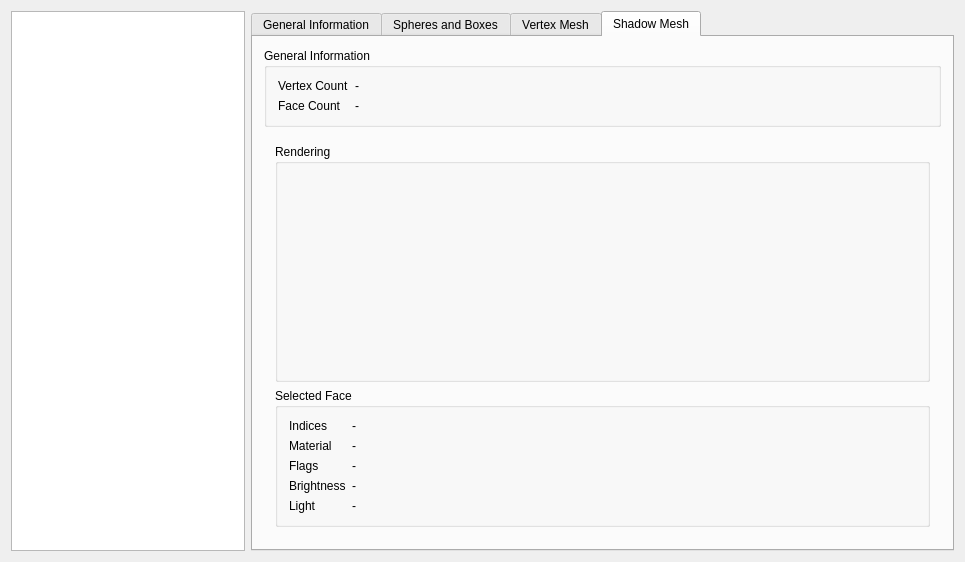
<?xml version="1.0" encoding="UTF-8"?>
<ui version="4.0">
 <class>COLWidget</class>
 <widget class="QWidget" name="COLWidget">
  <property name="geometry">
   <rect>
    <x>0</x>
    <y>0</y>
    <width>965</width>
    <height>562</height>
   </rect>
  </property>
  <property name="windowTitle">
   <string notr="true"/>
  </property>
  <layout class="QHBoxLayout" name="horizontalLayout">
   <item>
    <widget class="QListWidget" name="modelList">
     <property name="sizePolicy">
      <sizepolicy hsizetype="Expanding" vsizetype="Expanding">
       <horstretch>1</horstretch>
       <verstretch>0</verstretch>
      </sizepolicy>
     </property>
    </widget>
   </item>
   <item>
    <widget class="QTabWidget" name="tabber">
     <property name="enabled">
      <bool>true</bool>
     </property>
     <property name="sizePolicy">
      <sizepolicy hsizetype="Expanding" vsizetype="Expanding">
       <horstretch>3</horstretch>
       <verstretch>0</verstretch>
      </sizepolicy>
     </property>
     <property name="currentIndex">
      <number>3</number>
     </property>
     <widget class="QWidget" name="generalInfoTab">
      <property name="enabled">
       <bool>true</bool>
      </property>
      <attribute name="title">
       <string>General Information</string>
      </attribute>
      <layout class="QFormLayout" name="formLayout">
       <property name="fieldGrowthPolicy">
        <enum>QFormLayout::ExpandingFieldsGrow</enum>
       </property>
       <item row="0" column="0">
        <widget class="QLabel" name="label">
         <property name="text">
          <string>Bounding Box</string>
         </property>
        </widget>
       </item>
       <item row="0" column="1">
        <widget class="QLabel" name="boundingBoxLabel">
         <property name="text">
          <string notr="true">-</string>
         </property>
        </widget>
       </item>
       <item row="1" column="0">
        <widget class="QLabel" name="label_3">
         <property name="text">
          <string>Bounding Sphere</string>
         </property>
        </widget>
       </item>
       <item row="1" column="1">
        <widget class="QLabel" name="boundingSphereLabel">
         <property name="text">
          <string notr="true">-</string>
         </property>
        </widget>
       </item>
       <item row="2" column="0">
        <widget class="QLabel" name="label_5">
         <property name="text">
          <string>Sphere Count</string>
         </property>
        </widget>
       </item>
       <item row="2" column="1">
        <widget class="QLabel" name="sphereCountLabel">
         <property name="text">
          <string notr="true">-</string>
         </property>
        </widget>
       </item>
       <item row="3" column="0">
        <widget class="QLabel" name="label_7">
         <property name="text">
          <string>Box Count</string>
         </property>
        </widget>
       </item>
       <item row="3" column="1">
        <widget class="QLabel" name="boxCountLabel">
         <property name="text">
          <string notr="true">-</string>
         </property>
        </widget>
       </item>
       <item row="4" column="0">
        <widget class="QLabel" name="label_9">
         <property name="text">
          <string>Face Count</string>
         </property>
        </widget>
       </item>
       <item row="4" column="1">
        <widget class="QLabel" name="faceCountLabel">
         <property name="text">
          <string notr="true">-</string>
         </property>
        </widget>
       </item>
       <item row="5" column="0">
        <widget class="QLabel" name="label_11">
         <property name="text">
          <string>Vertex Count</string>
         </property>
        </widget>
       </item>
       <item row="5" column="1">
        <widget class="QLabel" name="vertexCountLabel">
         <property name="text">
          <string notr="true">-</string>
         </property>
        </widget>
       </item>
       <item row="6" column="0">
        <widget class="QLabel" name="label_13">
         <property name="text">
          <string>Face Group Count</string>
         </property>
        </widget>
       </item>
       <item row="6" column="1">
        <widget class="QLabel" name="faceGroupCountLabel">
         <property name="text">
          <string notr="true">-</string>
         </property>
        </widget>
       </item>
       <item row="7" column="0">
        <widget class="QLabel" name="label_15">
         <property name="text">
          <string>Shadow Mesh</string>
         </property>
        </widget>
       </item>
       <item row="7" column="1">
        <widget class="QLabel" name="shadowMeshLabel">
         <property name="text">
          <string notr="true">-</string>
         </property>
        </widget>
       </item>
      </layout>
     </widget>
     <widget class="QWidget" name="sphereBoxTab">
      <attribute name="title">
       <string>Spheres and Boxes</string>
      </attribute>
      <layout class="QHBoxLayout" name="horizontalLayout_5">
       <item>
        <widget class="QListWidget" name="meshList">
         <property name="sizePolicy">
          <sizepolicy hsizetype="Expanding" vsizetype="Expanding">
           <horstretch>1</horstretch>
           <verstretch>0</verstretch>
          </sizepolicy>
         </property>
        </widget>
       </item>
       <item>
        <widget class="QWidget" name="widget_10" native="true">
         <property name="sizePolicy">
          <sizepolicy hsizetype="Preferred" vsizetype="Preferred">
           <horstretch>3</horstretch>
           <verstretch>0</verstretch>
          </sizepolicy>
         </property>
         <layout class="QVBoxLayout" name="verticalLayout_7">
          <item>
           <widget class="QGroupBox" name="groupBox">
            <property name="title">
             <string>General Information</string>
            </property>
            <layout class="QVBoxLayout" name="verticalLayout">
             <item>
              <widget class="QStackedWidget" name="sphereBoxStackWidget">
               <property name="sizePolicy">
                <sizepolicy hsizetype="Preferred" vsizetype="Preferred">
                 <horstretch>0</horstretch>
                 <verstretch>0</verstretch>
                </sizepolicy>
               </property>
               <property name="currentIndex">
                <number>0</number>
               </property>
               <widget class="QWidget" name="sphereWidget">
                <layout class="QFormLayout" name="formLayout_7">
                 <item row="0" column="0">
                  <widget class="QLabel" name="label_18">
                   <property name="text">
                    <string>Center</string>
                   </property>
                  </widget>
                 </item>
                 <item row="0" column="1">
                  <widget class="QLabel" name="sphereCenterLabel">
                   <property name="text">
                    <string notr="true">-</string>
                   </property>
                  </widget>
                 </item>
                 <item row="1" column="0">
                  <widget class="QLabel" name="label_20">
                   <property name="text">
                    <string>Radius</string>
                   </property>
                  </widget>
                 </item>
                 <item row="1" column="1">
                  <widget class="QLabel" name="sphereRadiusLabel">
                   <property name="text">
                    <string notr="true">-</string>
                   </property>
                  </widget>
                 </item>
                 <item row="2" column="0">
                  <widget class="QLabel" name="label_22">
                   <property name="text">
                    <string>Material</string>
                   </property>
                  </widget>
                 </item>
                 <item row="2" column="1">
                  <widget class="QLabel" name="sphereMaterialLabel">
                   <property name="text">
                    <string notr="true">-</string>
                   </property>
                  </widget>
                 </item>
                 <item row="3" column="0">
                  <widget class="QLabel" name="label_24">
                   <property name="text">
                    <string>Flags</string>
                   </property>
                  </widget>
                 </item>
                 <item row="3" column="1">
                  <widget class="QLabel" name="sphereFlagsLabel">
                   <property name="text">
                    <string notr="true">-</string>
                   </property>
                  </widget>
                 </item>
                 <item row="4" column="0">
                  <widget class="QLabel" name="label_26">
                   <property name="text">
                    <string>Brightness</string>
                   </property>
                  </widget>
                 </item>
                 <item row="4" column="1">
                  <widget class="QLabel" name="sphereBrightnessLabel">
                   <property name="text">
                    <string notr="true">-</string>
                   </property>
                  </widget>
                 </item>
                 <item row="5" column="0">
                  <widget class="QLabel" name="label_28">
                   <property name="text">
                    <string>Light</string>
                   </property>
                  </widget>
                 </item>
                 <item row="5" column="1">
                  <widget class="QLabel" name="sphereLightLabel">
                   <property name="text">
                    <string notr="true">-</string>
                   </property>
                  </widget>
                 </item>
                </layout>
               </widget>
               <widget class="QWidget" name="boxWidget">
                <layout class="QFormLayout" name="formLayout_8">
                 <item row="0" column="0">
                  <widget class="QLabel" name="label_30">
                   <property name="text">
                    <string>Minimum</string>
                   </property>
                  </widget>
                 </item>
                 <item row="0" column="1">
                  <widget class="QLabel" name="boxMinLabel">
                   <property name="text">
                    <string notr="true">-</string>
                   </property>
                  </widget>
                 </item>
                 <item row="1" column="0">
                  <widget class="QLabel" name="label_32">
                   <property name="text">
                    <string>Maximum</string>
                   </property>
                  </widget>
                 </item>
                 <item row="1" column="1">
                  <widget class="QLabel" name="boxMaxLabel">
                   <property name="text">
                    <string notr="true">-</string>
                   </property>
                  </widget>
                 </item>
                 <item row="2" column="0">
                  <widget class="QLabel" name="label_34">
                   <property name="text">
                    <string>Material</string>
                   </property>
                  </widget>
                 </item>
                 <item row="2" column="1">
                  <widget class="QLabel" name="boxMaterialLabel">
                   <property name="text">
                    <string notr="true">-</string>
                   </property>
                  </widget>
                 </item>
                 <item row="3" column="0">
                  <widget class="QLabel" name="label_36">
                   <property name="text">
                    <string>Flags</string>
                   </property>
                  </widget>
                 </item>
                 <item row="3" column="1">
                  <widget class="QLabel" name="boxFlagsLabel">
                   <property name="text">
                    <string notr="true">-</string>
                   </property>
                  </widget>
                 </item>
                 <item row="4" column="0">
                  <widget class="QLabel" name="label_38">
                   <property name="text">
                    <string>Brightness</string>
                   </property>
                  </widget>
                 </item>
                 <item row="4" column="1">
                  <widget class="QLabel" name="boxBrightnessLabel">
                   <property name="text">
                    <string notr="true">-</string>
                   </property>
                  </widget>
                 </item>
                 <item row="5" column="0">
                  <widget class="QLabel" name="label_40">
                   <property name="text">
                    <string>Light</string>
                   </property>
                  </widget>
                 </item>
                 <item row="5" column="1">
                  <widget class="QLabel" name="boxLightLabel">
                   <property name="text">
                    <string notr="true">-</string>
                   </property>
                  </widget>
                 </item>
                </layout>
               </widget>
              </widget>
             </item>
            </layout>
           </widget>
          </item>
          <item>
           <widget class="QGroupBox" name="sphereBoxRenderWidgetContainer">
            <property name="sizePolicy">
             <sizepolicy hsizetype="Preferred" vsizetype="Preferred">
              <horstretch>0</horstretch>
              <verstretch>1</verstretch>
             </sizepolicy>
            </property>
            <property name="title">
             <string>Rendering</string>
            </property>
            <layout class="QHBoxLayout" name="horizontalLayout_2"/>
           </widget>
          </item>
         </layout>
        </widget>
       </item>
      </layout>
     </widget>
     <widget class="QWidget" name="vmeshTab">
      <attribute name="title">
       <string>Vertex Mesh</string>
      </attribute>
      <layout class="QHBoxLayout" name="horizontalLayout_4">
       <item>
        <widget class="QWidget" name="widget_6" native="true">
         <property name="sizePolicy">
          <sizepolicy hsizetype="Preferred" vsizetype="Preferred">
           <horstretch>1</horstretch>
           <verstretch>0</verstretch>
          </sizepolicy>
         </property>
         <layout class="QVBoxLayout" name="verticalLayout_3">
          <item>
           <widget class="QCheckBox" name="faceGroupBox">
            <property name="text">
             <string>Face Groups</string>
            </property>
            <property name="tristate">
             <bool>false</bool>
            </property>
           </widget>
          </item>
          <item>
           <widget class="QListWidget" name="faceGroupList">
            <property name="enabled">
             <bool>false</bool>
            </property>
            <property name="sizePolicy">
             <sizepolicy hsizetype="Expanding" vsizetype="Expanding">
              <horstretch>1</horstretch>
              <verstretch>0</verstretch>
             </sizepolicy>
            </property>
            <property name="selectionMode">
             <enum>QAbstractItemView::MultiSelection</enum>
            </property>
           </widget>
          </item>
         </layout>
        </widget>
       </item>
       <item>
        <widget class="QWidget" name="widget_5" native="true">
         <property name="sizePolicy">
          <sizepolicy hsizetype="Preferred" vsizetype="Preferred">
           <horstretch>3</horstretch>
           <verstretch>0</verstretch>
          </sizepolicy>
         </property>
         <layout class="QVBoxLayout" name="verticalLayout_4">
          <item>
           <widget class="QGroupBox" name="vertexMeshRenderWidgetContainer">
            <property name="sizePolicy">
             <sizepolicy hsizetype="Preferred" vsizetype="Preferred">
              <horstretch>0</horstretch>
              <verstretch>1</verstretch>
             </sizepolicy>
            </property>
            <property name="title">
             <string>Rendering</string>
            </property>
            <layout class="QHBoxLayout" name="horizontalLayout_6"/>
           </widget>
          </item>
          <item>
           <widget class="QGroupBox" name="groupBox_8">
            <property name="title">
             <string>Selected Face</string>
            </property>
            <layout class="QFormLayout" name="formLayout_4">
             <item row="0" column="0">
              <widget class="QLabel" name="label_41">
               <property name="text">
                <string>Indices</string>
               </property>
              </widget>
             </item>
             <item row="0" column="1">
              <widget class="QLabel" name="vmeshFaceIndicesLabel">
               <property name="text">
                <string notr="true">-</string>
               </property>
              </widget>
             </item>
             <item row="1" column="0">
              <widget class="QLabel" name="label_43">
               <property name="text">
                <string>Material</string>
               </property>
              </widget>
             </item>
             <item row="1" column="1">
              <widget class="QLabel" name="vmeshFaceMaterialLabel">
               <property name="text">
                <string notr="true">-</string>
               </property>
              </widget>
             </item>
             <item row="2" column="0">
              <widget class="QLabel" name="label_48">
               <property name="text">
                <string>Flags</string>
               </property>
              </widget>
             </item>
             <item row="2" column="1">
              <widget class="QLabel" name="vmeshFaceFlagsLabel">
               <property name="text">
                <string notr="true">-</string>
               </property>
              </widget>
             </item>
             <item row="3" column="0">
              <widget class="QLabel" name="label_45">
               <property name="text">
                <string>Brightness</string>
               </property>
              </widget>
             </item>
             <item row="3" column="1">
              <widget class="QLabel" name="vmeshFaceBrightnessLabel">
               <property name="text">
                <string notr="true">-</string>
               </property>
              </widget>
             </item>
             <item row="4" column="0">
              <widget class="QLabel" name="label_44">
               <property name="text">
                <string>Light</string>
               </property>
              </widget>
             </item>
             <item row="4" column="1">
              <widget class="QLabel" name="vmeshFaceLightLabel">
               <property name="text">
                <string notr="true">-</string>
               </property>
              </widget>
             </item>
            </layout>
           </widget>
          </item>
         </layout>
        </widget>
       </item>
      </layout>
     </widget>
     <widget class="QWidget" name="shadowMeshTab">
      <property name="enabled">
       <bool>true</bool>
      </property>
      <attribute name="title">
       <string>Shadow Mesh</string>
      </attribute>
      <layout class="QVBoxLayout" name="verticalLayout_5">
       <item>
        <widget class="QGroupBox" name="groupBox_7">
         <property name="title">
          <string>General Information</string>
         </property>
         <layout class="QFormLayout" name="formLayout_5">
          <item row="0" column="0">
           <widget class="QLabel" name="label_51">
            <property name="text">
             <string>Vertex Count</string>
            </property>
           </widget>
          </item>
          <item row="0" column="1">
           <widget class="QLabel" name="smeshVertexCountLabel">
            <property name="text">
             <string notr="true">-</string>
            </property>
           </widget>
          </item>
          <item row="1" column="0">
           <widget class="QLabel" name="label_53">
            <property name="text">
             <string>Face Count</string>
            </property>
           </widget>
          </item>
          <item row="1" column="1">
           <widget class="QLabel" name="smeshFaceCountLabel">
            <property name="text">
             <string notr="true">-</string>
            </property>
           </widget>
          </item>
         </layout>
        </widget>
       </item>
       <item>
        <widget class="QWidget" name="widget_9" native="true">
         <property name="sizePolicy">
          <sizepolicy hsizetype="Preferred" vsizetype="Preferred">
           <horstretch>0</horstretch>
           <verstretch>1</verstretch>
          </sizepolicy>
         </property>
         <layout class="QVBoxLayout" name="verticalLayout_6">
          <item>
           <widget class="QGroupBox" name="shadowMeshRenderWidgetContainer">
            <property name="sizePolicy">
             <sizepolicy hsizetype="Preferred" vsizetype="Preferred">
              <horstretch>0</horstretch>
              <verstretch>1</verstretch>
             </sizepolicy>
            </property>
            <property name="title">
             <string>Rendering</string>
            </property>
            <layout class="QHBoxLayout" name="horizontalLayout_3"/>
           </widget>
          </item>
          <item>
           <widget class="QGroupBox" name="groupBox_11">
            <property name="title">
             <string>Selected Face</string>
            </property>
            <layout class="QFormLayout" name="formLayout_6">
             <item row="0" column="0">
              <widget class="QLabel" name="label_55">
               <property name="text">
                <string>Indices</string>
               </property>
              </widget>
             </item>
             <item row="0" column="1">
              <widget class="QLabel" name="smeshFaceIndicesLabel">
               <property name="text">
                <string notr="true">-</string>
               </property>
              </widget>
             </item>
             <item row="1" column="0">
              <widget class="QLabel" name="label_57">
               <property name="text">
                <string>Material</string>
               </property>
              </widget>
             </item>
             <item row="1" column="1">
              <widget class="QLabel" name="smeshFaceMaterialLabel">
               <property name="text">
                <string notr="true">-</string>
               </property>
              </widget>
             </item>
             <item row="2" column="0">
              <widget class="QLabel" name="label_59">
               <property name="text">
                <string>Flags</string>
               </property>
              </widget>
             </item>
             <item row="2" column="1">
              <widget class="QLabel" name="smeshFaceFlagsLabel">
               <property name="text">
                <string notr="true">-</string>
               </property>
              </widget>
             </item>
             <item row="3" column="0">
              <widget class="QLabel" name="label_61">
               <property name="text">
                <string>Brightness</string>
               </property>
              </widget>
             </item>
             <item row="3" column="1">
              <widget class="QLabel" name="smeshFaceBrightnessLabel">
               <property name="text">
                <string notr="true">-</string>
               </property>
              </widget>
             </item>
             <item row="4" column="0">
              <widget class="QLabel" name="label_63">
               <property name="text">
                <string>Light</string>
               </property>
              </widget>
             </item>
             <item row="4" column="1">
              <widget class="QLabel" name="smeshFaceLightLabel">
               <property name="text">
                <string notr="true">-</string>
               </property>
              </widget>
             </item>
            </layout>
           </widget>
          </item>
         </layout>
        </widget>
       </item>
      </layout>
     </widget>
    </widget>
   </item>
  </layout>
 </widget>
 <layoutdefault spacing="6" margin="11"/>
 <resources/>
 <connections/>
</ui>
